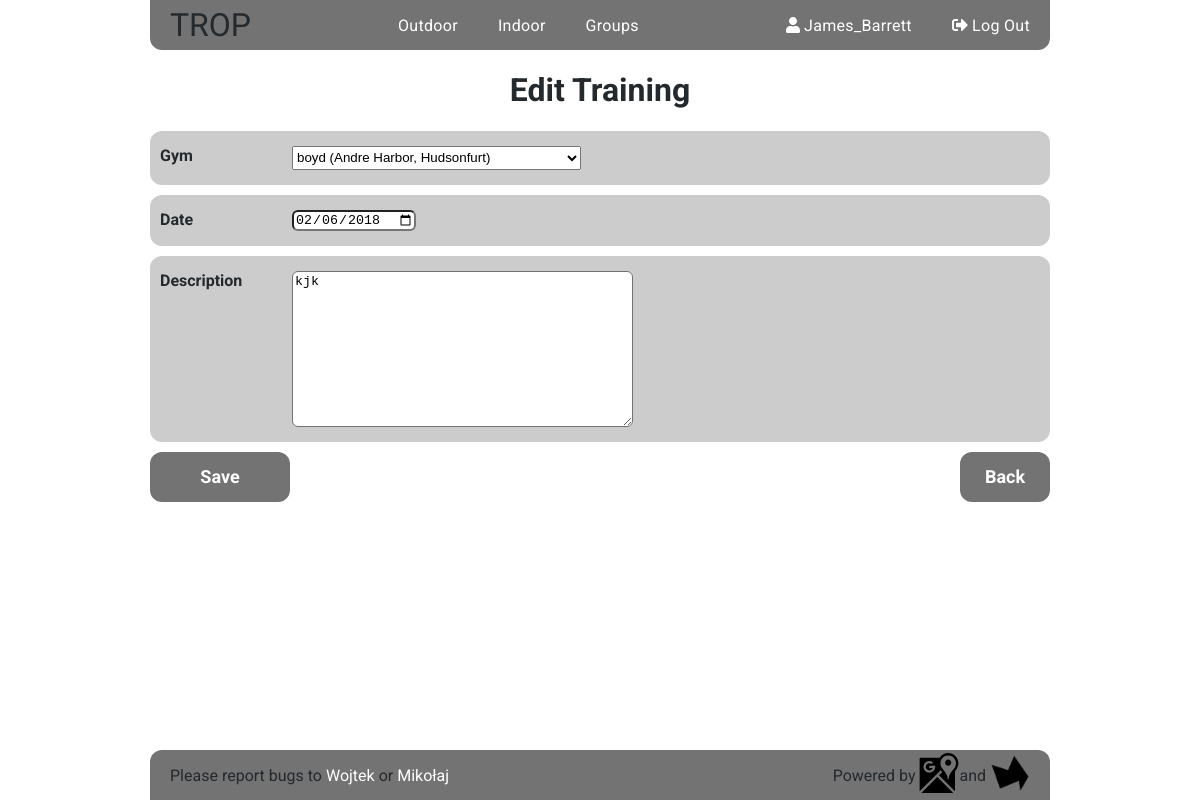
The app's page /indoor/training/6/update/ (signed in) with its own data.
### indoor/models.py (models this page shows, shortened)
class Training(models.Model):
    user = models.ForeignKey(User, related_name='trainings',
        on_delete=models.CASCADE)
    location = models.ForeignKey(Gym, verbose_name = 'Gym',
        related_name='trainings', on_delete=models.CASCADE)
    date = models.DateField()
    description = models.TextField(null=True, blank=True)
    created_at = models.DateTimeField(auto_now_add=True)
    updated_at = models.DateTimeField(auto_now=True)
    class Meta:
        ordering = ['date']
        get_latest_by = 'created_at'

### indoor/views.py (the view, shortened to what this page needs)
# urls.py: url(r'^training/(?P<pk>\d+)/update/$', views.UpdateTraining.as_view(),
class UpdateTraining(LoginRequiredMixin, UpdateView):
    model = models.Training
    form_class = forms.TrainingForm
    template_name = 'indoor/training_update.html'

### indoor/forms.py
class TrainingForm(forms.ModelForm):
    class Meta:
        model = Training
        fields = ('location', 'date', 'description')
        widgets = {
            'date':forms.DateInput(attrs = {'type': 'date'})
            }

### indoor/models.py (called while the page is built)
    def __str__(self):
        return "{} ({})".format(self.name, self.address)

### indoor/templates/indoor/training_update.html (shortened to what this page needs)
{% extends "indoor/indoor_base.html" %}
{% block indoor_content %}
  <div class="training-form">
    <h1>Edit Training</h1>
    <form  action="" method="post">
        {% for field in form.visible_fields %}
            <div class="fieldWrapper form-group">
              <div class="field-name">
                {{ field.label }}
              </div>
              <div class="field-options">
                {{ field }}
              </div>
              </div>
        {% endfor %}
        <div class="buttons">
          <div class="add-buttons">
            <input class="save" type="submit" value="Save"></input>
          </div>
          <input class="back-button" type=button value='Back' onClick="javascript:history.go(-1);">
        </div>
    </form>
  </div>
{% endblock indoor_content %}

### templates/base.html (shortened to what this page needs)
<!DOCTYPE html>
{% load staticfiles %}
<html>
  <head>
    <link rel="stylesheet" href="{% static 'css/main.css' %}">
    <link rel="stylesheet" href="https://cdn.datatables.net/1.10.16/css/jquery.dataTables.min.css">
  </head>
  <body>
    <div class="container">
      <nav class="navbar">
          <a class="logo nav-element" href="{% url 'home' %}">TROP</a>
          <ul class="nav-element">
          {% if user.is_authenticated %}
            <li class="nav-item"><a class="nav-link" href="{% url 'routes:sectors' %}">Outdoor</a></li>
            <li class="nav-item"><a class="nav-link" href="{% url 'indoor:training_list' username=user.username %}">Indoor</a></li>
            <li class="nav-item"><a class="nav-link" href="{% url 'accounts:group_list' %}">Groups</a></li>
          {% else %}
          <ul class="nav-element-lonely">
            <li class="nav-item"><a class="nav-link" href="{% url 'routes:sectors' %}">Climbing locations</a></li>
          {% endif %}
          </ul>
          <ul class="nav-element">
            {% if user.is_authenticated %}
              <li class="nav-item">
                <a class="nav-link" href="{% url 'accounts:redirect_profile' %}">
                  <span class="fas fa-user"></span><span>&nbsp{{user}}</span>
                </a>
              </li>
                <li class="nav-item">
                  <a class="nav-link right" href="{% url 'accounts:logout' %}">
                    <span class="fas fa-sign-out-alt"></span><span>&nbspLog Out</span>
                  </a>
                </li>
            {% endif %}
          </ul>
      </nav>
      <main class="content">
        {% block content %}{% endblock content %}
      </main>
      <footer>
        <div class="authors">
          <p>
            Please report bugs to&nbsp<a href="mailto:wrymaszewski" target="_blank">Wojtek</a>&nbspor&nbsp<a href="http://github.com/daxtersky">Mikołaj</a>
          </p>
        </div>
        <div class="firms">
          <p>
            Powered by&nbsp<a href="https://developers.google.com/maps/" target="_blank"><img src="{% static 'icons/googlemapsbw.svg' %}" alt=""></a>  and&nbsp<a href="https://api.highcharts.com/highcharts/"><img src="{% static 'icons/highcharts copy.png' %}" alt=""></a>
          </p>
        </div>
      </footer>
    </div>
  </body>
</html>

### static/css/main.css (style rules this page uses)
.buttons { display: flex; margin: 25px 40px 0 40px; justify-content: space-between; margin: 10px 0; }
.buttons .add-buttons { display: flex; flex-direction: row; }
.buttons .add-buttons .add-route, .buttons .add-buttons .add-sector, .buttons .add-buttons .add-ascent, .buttons .add-buttons .save, .buttons .add-buttons .add-training, .buttons .add-buttons .add-comment, .buttons .add-buttons .join-leave, .buttons .add-buttons .add-post { display: flex; justify-content: center; align-items: center; text-decoration: none; width: 140px; margin-right: 15px; }
.buttons .add-route, .buttons .add-sector, .buttons .add-ascent, .buttons .back-button, .buttons .save, .buttons .delete-button, .buttons .add-training, .buttons .add-comment, .buttons .join-leave, .buttons .add-post { height: 50px; width: 90px; border-radius: 12px; cursor: pointer; color: #fff; background-color: #737373; font-family: 'Roboto', sans-serif; font-size: large; font-weight: bold; border: none; transition: 0.6s linear; }
.navbar { display: flex; align-items: center; justify-content: space-between; background-color: #737373; height: 50px; border-radius: 0 0 12px 12px; }
.navbar .nav-element { display: flex; align-items: center; padding: 0; height: 100%; }
.navbar .nav-element:first-child { font-family: Bungee, sans-serif; text-decoration: none; color: #24292e; font-size: xx-large; transition: 0.6s linear; padding: 0 20px; border-bottom-left-radius: 12px; }
.navbar .nav-element .nav-item { display: flex; align-items: center; justify-content: center; height: 100%; list-style: none; }
.navbar .nav-element .nav-item .nav-link { display: flex; align-items: center; justify-content: center; color: #fff; text-decoration: none; letter-spacing: 0.3px; padding: 0 20px; height: 100%; transition: 0.6s linear; }
.navbar .nav-element .right { border-bottom-right-radius: 12px; }
footer { margin-top: auto; display: flex; align-items: center; justify-content: space-between; background-color: #737373; height: 50px; border-radius: 12px 12px 0 0; }
footer .authors { color: #24292e; }
footer .authors a { color: #fff; }
footer .firms { color: #24292e; }
footer .authors, footer .firms { padding-left: 20px; padding-right: 20px; }
footer .authors p, footer .firms p { display: flex; align-items: center; transition: 0.6s linear; margin: 0; }
footer .authors p a, footer .firms p a { color: #fff; text-decoration: none; }
footer .authors p a img, footer .firms p a img { height: 40px; width: 40px; }
.container { width: 900px; margin: 0 auto; padding: 0; font-family: Roboto, sans-serif; min-height: 100vh; display: flex; flex-direction: column; color: #24292e; }
* { box-sizing: border-box; }
body { margin: 0; padding: 0; }
.indoor .training-form h1 { text-align: center; }
.indoor .training-form .fieldWrapper.form-group { background-color: #ccc; border-radius: 12px; margin: 10px 0; padding: 15px 10px; display: flex; flex-direction: row; }
.indoor .training-form .fieldWrapper.form-group .field-name { width: 15%; font-weight: bold; }
.indoor .training-form .fieldWrapper.form-group .field-options { display: flex; flex-direction: row; }
.indoor .training-form .fieldWrapper.form-group .field-options select { width: 100%; height: 1.5rem; }
.indoor .training-form .fieldWrapper.form-group .field-options input[type=date] { width: 100%; height: 1.5rem; height: 21px; border-radius: 6px; }
.indoor .training-form .fieldWrapper.form-group .field-options textarea#id_description { border-radius: 6px; border: 1px solid #737373; }

### records on screen
Training: visible_fields "boyd (Andre Harbor, Hudsonfurt)" "02/06/2018" "kjk"

### other values on screen
{{ user }} "James_Barrett"
{{ field.label }} "Gym" "Date" "Description"
